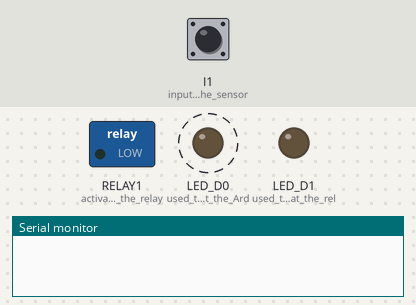
This sketch was run on a simulated Arduino Opta. Shown: switched loads named in the sketch (green lamp = pin HIGH), output pins drawn as LEDs (lit = HIGH), the last lines printed to the serial monitor. Dashed ring = blinking. Inputs (shaded band) come from the test bench; at power-on: I1 (input_of_the_sensor) LOW.

Above: at 1.2 s.
1.3 s: I1 (input_of_the_sensor) driven HIGH
At 3.9 s:
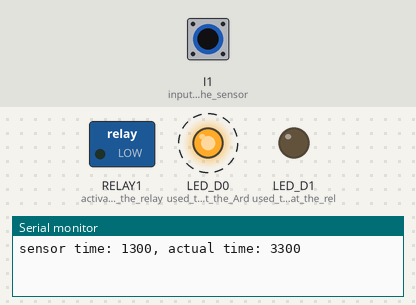
4.3 s: I1 (input_of_the_sensor) pulsed LOW 2 times (0.12 s each, 0.3 s apart)
At 6.88 s:
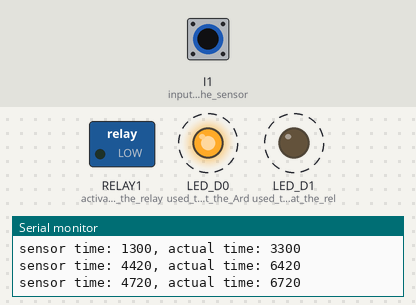
Timing chart, 0 to 13.9 s (numbered marks = the images above; inputs shaded):
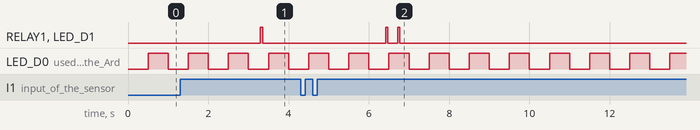

Measured:
- after the input at 1.3 s, RELAY1 (activation_of_the_relay), LED_D1 (used_to_show_that_the_rel): LOW → HIGH after 2.0 s, → LOW 0.05 s later
- after the input at 4.3 s, RELAY1 (activation_of_the_relay), LED_D1 (used_to_show_that_the_rel): alternates HIGH for 0.05 s and LOW for 0.25 s, 4 changes in all, then stays LOW, starting after 2.1 s
- by itself, LED_D0 (used_to_show_that_the_Ard): alternates HIGH for 0.50 s and LOW for 0.50 s

The sketch:

pelletSeperator.ino
```cpp
// define size of circular buffer
#define SIZE_OF_BUFFER 30

// variable declared timers
unsigned int delayTime = 2000;
unsigned int actualTime = 0;

// indexes to keep track of the circular buffer
int bufferLength = 0;
int readIndex = 0;
int writeIndex = 0;

// used for blinking the LED
unsigned int blinkyTime = 0;
int ledStatus = 0;

// circular buffer
unsigned int circularBuffer[SIZE_OF_BUFFER] = {0};

// setup, defines the input and output signal and the interupt function.
void setup() {
  pinMode(LED_D0, OUTPUT);        // used to show that the Arduino is running
  pinMode(LED_D1, OUTPUT);        // used to show that the relay was activated
  pinMode(D0, OUTPUT);            // activation of the relay
  pinMode(A0, INPUT);             // input of the sensor

  attachInterrupt(digitalPinToInterrupt(A0), pelletCounterISR, RISING);
}

// General loop, activates the piston if enough time has passed
void loop() {
  // put your main code here, to run repeatedly:
  actualTime = millis();
  if(bufferLength!=0){
    if((actualTime - circularBuffer[readIndex])>=delayTime){
      pistonPush();
      char buffer [40];
      sprintf(buffer, "sensor time: %u, actual time: %u\n", circularBuffer[readIndex], actualTime);
      Serial.print(buffer);
      bufferLength--;
      readIndex++;
      if(readIndex >= SIZE_OF_BUFFER){
        readIndex = 0;
      }
    }
  }
  if(actualTime - blinkyTime >= 500){
    if(ledStatus == 1){
      digitalWrite(LED_D0, LOW);
      ledStatus = 0;
    }else{
      digitalWrite(LED_D0, HIGH);
      ledStatus = 1;
    }
    blinkyTime = actualTime;
  }
}

// checks if the buffer is full, no == true, yes == false
bool bufferCheck() {
  if (bufferLength == SIZE_OF_BUFFER)
  {
      Serial.print("Buffer is full!");
      return false;
  }
  return true;
}

// activates the piston
void pistonPush() {
  digitalWrite(D0, HIGH);
  digitalWrite(LED_D1, HIGH);
  delay(50);
  digitalWrite(D0, LOW);
  digitalWrite(LED_D1, LOW);
}

// if a pellet passed the sensor it registrates it in the circular buffer
void pelletCounterISR(){
  if(bufferCheck()){
    circularBuffer[writeIndex] = millis();
    bufferLength++;
    writeIndex++;
    if(writeIndex >= SIZE_OF_BUFFER){
      writeIndex = 0;
    }
  }
}
```
